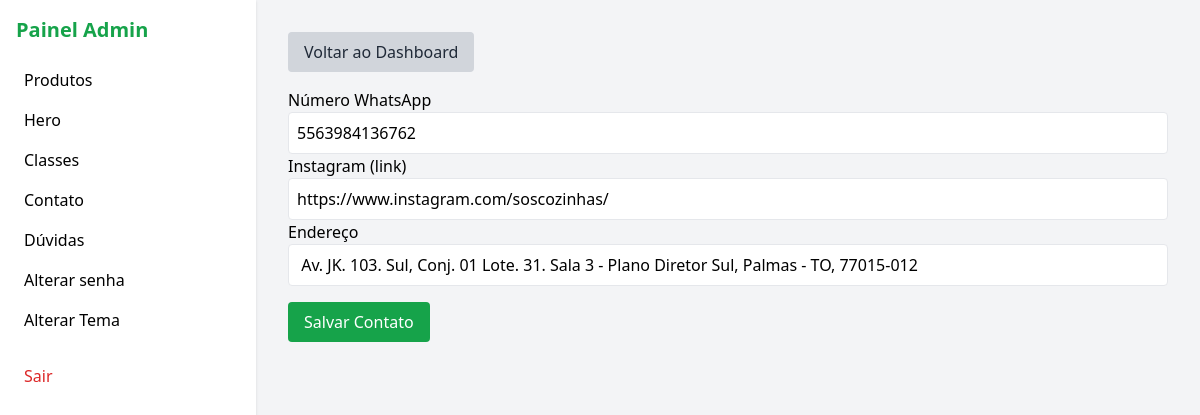
/admin/contato (signed in), run on the app's committed database.
### tables this page shows
CREATE TABLE contato (id INTEGER PRIMARY KEY, whatsapp TEXT, instagram TEXT, endereco TEXT);

### app2.py (the view, shortened to what this page needs)
@app.route('/admin/contato', methods=['GET','POST'])
def admin_contato():
    if not session.get('admin'):
        return redirect(url_for('admin_login'))
    conn = get_db()
    contato = conn.execute('SELECT * FROM contato ORDER BY id DESC LIMIT 1').fetchone()
    conn.close()
    return render_template('admin_contato.html', contato=contato)

### app2.py (called while the page is built)
@app.context_processor
def inject_theme():
    return dict(theme=THEME)

@app.context_processor
def inject_helpers():
    return dict(format_price=format_price, whatsapp_link=build_whatsapp_url)

def get_db():
    conn = sqlite3.connect('database.db')
    conn.row_factory = sqlite3.Row
    return conn

### templates/admin_contato.html (shortened to what this page needs)
{% extends 'admin_base.html' %}
{% block content %}
<a href="{{ url_for('admin_dashboard') }}" class="bg-gray-300 text-gray-800 py-2 px-4 rounded hover:bg-gray-400 mb-4 inline-block">Voltar ao Dashboard</a>
<form method="POST" class="space-y-4">
<label>Número WhatsApp
	<input name="whatsapp" placeholder="Número WhatsApp" required class="border p-2 rounded w-full" value="{{ contato['whatsapp'] if contato else '' }}">
</label>
<label>Instagram (link)
	<input name="instagram" placeholder="https://instagram.com/seu_perfil" class="border p-2 rounded w-full" value="{{ contato['instagram'] if contato and 'instagram' in contato.keys() else '' }}">
</label>
<label>Endereço
	<input name="endereco" placeholder="Rua, número, cidade" class="border p-2 rounded w-full" value="{{ contato['endereco'] if contato and 'endereco' in contato.keys() else '' }}">
</label>
<button class="bg-green-600 text-white py-2 px-4 rounded hover:bg-green-700">Salvar Contato</button>
</form>
{% endblock %}

### data on the page
contato: whatsapp "5563984136762", instagram "https://www.instagram.com/soscozinhas/", endereco "Av. JK. 103. Sul, Conj. 01 Lote. 31. Sala 3 - Plano Diretor Sul, Palmas - TO, 77015-012"
